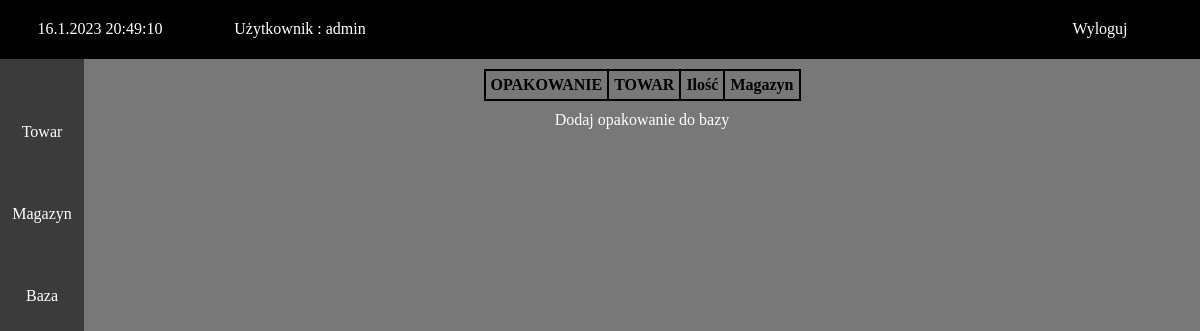
Before: /Opakowanie/ (signed in) with the older database file.
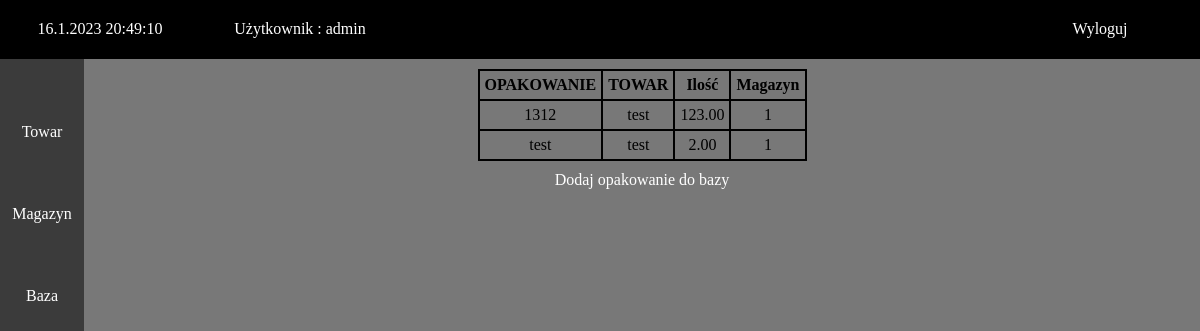
After: the same page with the newer database file.
### WebApp/models.py (models this page shows, shortened)
class Opakowanie(models.Model):
    idPudelka = models.CharField(max_length=20, default=' ', primary_key=True)
    iloscProduktu = models.DecimalField(max_digits=10, decimal_places=2, default=0)
    towar = models.ForeignKey(Produkt, on_delete=models.RESTRICT, default=0)
    magazyn = models.ForeignKey(Magazyn, on_delete=models.RESTRICT, default=0)
    class Meta:
        verbose_name_plural = "Opakowania"

class Produkt(models.Model):
    nazwaProduktu = models.CharField(max_length=20, default=' ', primary_key=True)
    cenaBrutto = models.DecimalField(max_digits=10, decimal_places=2, default=0)
    cenaNetto = models.DecimalField(max_digits=10, decimal_places=2, default=0)
    stawkaVat = models.CharField(max_length=5, choices=VAT_CHOICES, default=' ')
    typIlosci = models.CharField(max_length=5, choices=TYPE_OF_ILOSC, default=' ')
    def __str__(self):
        return self.nazwaProduktu
    class Meta:
        verbose_name_plural = "Produkty"

class Magazyn(models.Model):
    idMagazynu = models.CharField(max_length=20, default=' ', primary_key=True)
    def __str__(self):
        return self.idMagazynu
    class Meta:
        verbose_name_plural = "Magazyny"

### WebApp/views.py (the view)
# urls.py: path('Opakowanie/', views.opakowanie, name='opakowanie'),
@login_required(login_url='logowanie')
def opakowanie(request):
    data = Opakowanie.objects.all()
    return render(request, 'opakowanie.html', {'data': data})

### templates/opakowanie.html
{% extends "base.html" %}
{% block content %}
    <table border="3">
        <thead>
            <th>OPAKOWANIE</th>
            <th>TOWAR</th>
            <th>Ilość</th>
            <th>Magazyn</th>
        </thead>
 {% for k in data  %}
            <tr>
                <td>{{k.idPudelka}}</td>
                <td>{{k.towar}}</td>
                <td>{{k.iloscProduktu}}</td>
                <td>{{k.magazyn}}</td>
            </tr>
            {% endfor %}
        </table>
    <a href="{% url 'u_opakowanie' %}">Dodaj opakowanie do bazy</a>
{% endblock content %}

Changed rows visible on the page:
added Opakowanie: idPudelka "1312", towar "test", iloscProduktu "123.00", magazyn "1"
added Opakowanie: idPudelka "test", towar "test", iloscProduktu "2.00", magazyn "1"
